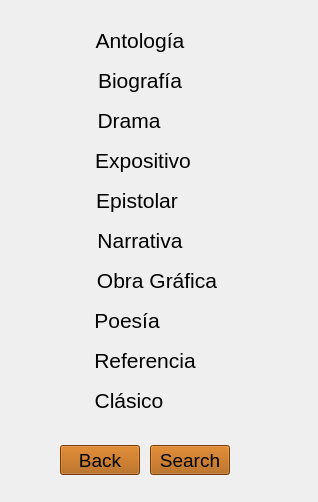
<?xml version="1.0" encoding="UTF-8"?>
<ui version="4.0">
 <class>categoryWindow</class>
 <widget class="QDialog" name="categoryWindow">
  <property name="geometry">
   <rect>
    <x>0</x>
    <y>0</y>
    <width>318</width>
    <height>502</height>
   </rect>
  </property>
  <property name="windowTitle">
   <string>Categories</string>
  </property>
  <property name="windowIcon">
   <iconset resource="pics.qrc">
    <normaloff>:/Imagenes/BookSeller-Logo.png</normaloff>:/Imagenes/BookSeller-Logo.png</iconset>
  </property>
  <widget class="QLabel" name="fondoLabel">
   <property name="geometry">
    <rect>
     <x>-2</x>
     <y>-1</y>
     <width>321</width>
     <height>503</height>
    </rect>
   </property>
   <property name="acceptDrops">
    <bool>false</bool>
   </property>
   <property name="autoFillBackground">
    <bool>false</bool>
   </property>
   <property name="inputMethodHints">
    <set>Qt::ImhNone</set>
   </property>
   <property name="frameShape">
    <enum>QFrame::NoFrame</enum>
   </property>
   <property name="frameShadow">
    <enum>QFrame::Plain</enum>
   </property>
   <property name="text">
    <string/>
   </property>
   <property name="pixmap">
    <pixmap resource="pics.qrc">:/Imagenes/Hoja.JPG</pixmap>
   </property>
   <property name="scaledContents">
    <bool>true</bool>
   </property>
  </widget>
  <widget class="QPushButton" name="antologiaPB">
   <property name="geometry">
    <rect>
     <x>20</x>
     <y>20</y>
     <width>240</width>
     <height>40</height>
    </rect>
   </property>
   <property name="font">
    <font>
     <pointsize>16</pointsize>
    </font>
   </property>
   <property name="autoFillBackground">
    <bool>false</bool>
   </property>
   <property name="styleSheet">
    <string notr="true"/>
   </property>
   <property name="text">
    <string>Antología</string>
   </property>
   <property name="icon">
    <iconset resource="pics.qrc">
     <normaloff>:/Imagenes/BookSeller-Logo.png</normaloff>:/Imagenes/BookSeller-Logo.png</iconset>
   </property>
   <property name="iconSize">
    <size>
     <width>40</width>
     <height>40</height>
    </size>
   </property>
   <property name="flat">
    <bool>true</bool>
   </property>
  </widget>
  <widget class="QPushButton" name="biografiaPB">
   <property name="geometry">
    <rect>
     <x>20</x>
     <y>60</y>
     <width>240</width>
     <height>40</height>
    </rect>
   </property>
   <property name="font">
    <font>
     <pointsize>16</pointsize>
    </font>
   </property>
   <property name="text">
    <string>Biografía</string>
   </property>
   <property name="icon">
    <iconset resource="pics.qrc">
     <normaloff>:/Imagenes/BookSeller-Logo.png</normaloff>:/Imagenes/BookSeller-Logo.png</iconset>
   </property>
   <property name="iconSize">
    <size>
     <width>40</width>
     <height>40</height>
    </size>
   </property>
   <property name="flat">
    <bool>true</bool>
   </property>
  </widget>
  <widget class="QPushButton" name="dramaPB">
   <property name="geometry">
    <rect>
     <x>9</x>
     <y>100</y>
     <width>240</width>
     <height>40</height>
    </rect>
   </property>
   <property name="font">
    <font>
     <pointsize>16</pointsize>
    </font>
   </property>
   <property name="text">
    <string>Drama</string>
   </property>
   <property name="icon">
    <iconset resource="pics.qrc">
     <normaloff>:/Imagenes/BookSeller-Logo.png</normaloff>:/Imagenes/BookSeller-Logo.png</iconset>
   </property>
   <property name="iconSize">
    <size>
     <width>40</width>
     <height>40</height>
    </size>
   </property>
   <property name="flat">
    <bool>true</bool>
   </property>
  </widget>
  <widget class="QPushButton" name="expositivoPB">
   <property name="geometry">
    <rect>
     <x>23</x>
     <y>140</y>
     <width>240</width>
     <height>40</height>
    </rect>
   </property>
   <property name="font">
    <font>
     <pointsize>16</pointsize>
    </font>
   </property>
   <property name="text">
    <string>Expositivo</string>
   </property>
   <property name="icon">
    <iconset resource="pics.qrc">
     <normaloff>:/Imagenes/BookSeller-Logo.png</normaloff>:/Imagenes/BookSeller-Logo.png</iconset>
   </property>
   <property name="iconSize">
    <size>
     <width>40</width>
     <height>40</height>
    </size>
   </property>
   <property name="flat">
    <bool>true</bool>
   </property>
  </widget>
  <widget class="QPushButton" name="epistolarPB">
   <property name="geometry">
    <rect>
     <x>17</x>
     <y>180</y>
     <width>240</width>
     <height>40</height>
    </rect>
   </property>
   <property name="font">
    <font>
     <pointsize>16</pointsize>
    </font>
   </property>
   <property name="text">
    <string>Epistolar</string>
   </property>
   <property name="icon">
    <iconset resource="pics.qrc">
     <normaloff>:/Imagenes/BookSeller-Logo.png</normaloff>:/Imagenes/BookSeller-Logo.png</iconset>
   </property>
   <property name="iconSize">
    <size>
     <width>40</width>
     <height>40</height>
    </size>
   </property>
   <property name="flat">
    <bool>true</bool>
   </property>
  </widget>
  <widget class="QPushButton" name="narrativaPB">
   <property name="geometry">
    <rect>
     <x>20</x>
     <y>220</y>
     <width>240</width>
     <height>40</height>
    </rect>
   </property>
   <property name="font">
    <font>
     <pointsize>16</pointsize>
    </font>
   </property>
   <property name="text">
    <string>Narrativa</string>
   </property>
   <property name="icon">
    <iconset resource="pics.qrc">
     <normaloff>:/Imagenes/BookSeller-Logo.png</normaloff>:/Imagenes/BookSeller-Logo.png</iconset>
   </property>
   <property name="iconSize">
    <size>
     <width>40</width>
     <height>40</height>
    </size>
   </property>
   <property name="flat">
    <bool>true</bool>
   </property>
  </widget>
  <widget class="QPushButton" name="obraGraficaPB">
   <property name="geometry">
    <rect>
     <x>37</x>
     <y>260</y>
     <width>240</width>
     <height>40</height>
    </rect>
   </property>
   <property name="font">
    <font>
     <pointsize>16</pointsize>
    </font>
   </property>
   <property name="text">
    <string>Obra Gráfica</string>
   </property>
   <property name="icon">
    <iconset resource="pics.qrc">
     <normaloff>:/Imagenes/BookSeller-Logo.png</normaloff>:/Imagenes/BookSeller-Logo.png</iconset>
   </property>
   <property name="iconSize">
    <size>
     <width>40</width>
     <height>40</height>
    </size>
   </property>
   <property name="flat">
    <bool>true</bool>
   </property>
  </widget>
  <widget class="QPushButton" name="poesiaPB">
   <property name="geometry">
    <rect>
     <x>7</x>
     <y>300</y>
     <width>240</width>
     <height>40</height>
    </rect>
   </property>
   <property name="font">
    <font>
     <pointsize>16</pointsize>
    </font>
   </property>
   <property name="text">
    <string>Poesía</string>
   </property>
   <property name="icon">
    <iconset resource="pics.qrc">
     <normaloff>:/Imagenes/BookSeller-Logo.png</normaloff>:/Imagenes/BookSeller-Logo.png</iconset>
   </property>
   <property name="iconSize">
    <size>
     <width>40</width>
     <height>40</height>
    </size>
   </property>
   <property name="flat">
    <bool>true</bool>
   </property>
  </widget>
  <widget class="QPushButton" name="referenciaPB">
   <property name="geometry">
    <rect>
     <x>25</x>
     <y>340</y>
     <width>240</width>
     <height>40</height>
    </rect>
   </property>
   <property name="font">
    <font>
     <pointsize>16</pointsize>
    </font>
   </property>
   <property name="text">
    <string>Referencia</string>
   </property>
   <property name="icon">
    <iconset resource="pics.qrc">
     <normaloff>:/Imagenes/BookSeller-Logo.png</normaloff>:/Imagenes/BookSeller-Logo.png</iconset>
   </property>
   <property name="iconSize">
    <size>
     <width>40</width>
     <height>40</height>
    </size>
   </property>
   <property name="flat">
    <bool>true</bool>
   </property>
  </widget>
  <widget class="QPushButton" name="clasicoPB">
   <property name="geometry">
    <rect>
     <x>9</x>
     <y>380</y>
     <width>240</width>
     <height>40</height>
    </rect>
   </property>
   <property name="font">
    <font>
     <pointsize>16</pointsize>
    </font>
   </property>
   <property name="text">
    <string>Clásico</string>
   </property>
   <property name="icon">
    <iconset resource="pics.qrc">
     <normaloff>:/Imagenes/BookSeller-Logo.png</normaloff>:/Imagenes/BookSeller-Logo.png</iconset>
   </property>
   <property name="iconSize">
    <size>
     <width>40</width>
     <height>40</height>
    </size>
   </property>
   <property name="flat">
    <bool>true</bool>
   </property>
  </widget>
  <widget class="QPushButton" name="backPB">
   <property name="geometry">
    <rect>
     <x>60</x>
     <y>445</y>
     <width>80</width>
     <height>30</height>
    </rect>
   </property>
   <property name="font">
    <font>
     <pointsize>14</pointsize>
    </font>
   </property>
   <property name="autoFillBackground">
    <bool>false</bool>
   </property>
   <property name="styleSheet">
    <string notr="true">background-color: rgb(170, 85, 0);</string>
   </property>
   <property name="text">
    <string>Back</string>
   </property>
   <property name="flat">
    <bool>false</bool>
   </property>
  </widget>
  <widget class="QPushButton" name="pushButton">
   <property name="geometry">
    <rect>
     <x>150</x>
     <y>445</y>
     <width>80</width>
     <height>30</height>
    </rect>
   </property>
   <property name="font">
    <font>
     <pointsize>14</pointsize>
    </font>
   </property>
   <property name="autoFillBackground">
    <bool>true</bool>
   </property>
   <property name="styleSheet">
    <string notr="true">background-color: rgb(170, 85, 0);</string>
   </property>
   <property name="text">
    <string>Search</string>
   </property>
  </widget>
 </widget>
 <resources>
  <include location="pics.qrc"/>
 </resources>
 <connections/>
</ui>
